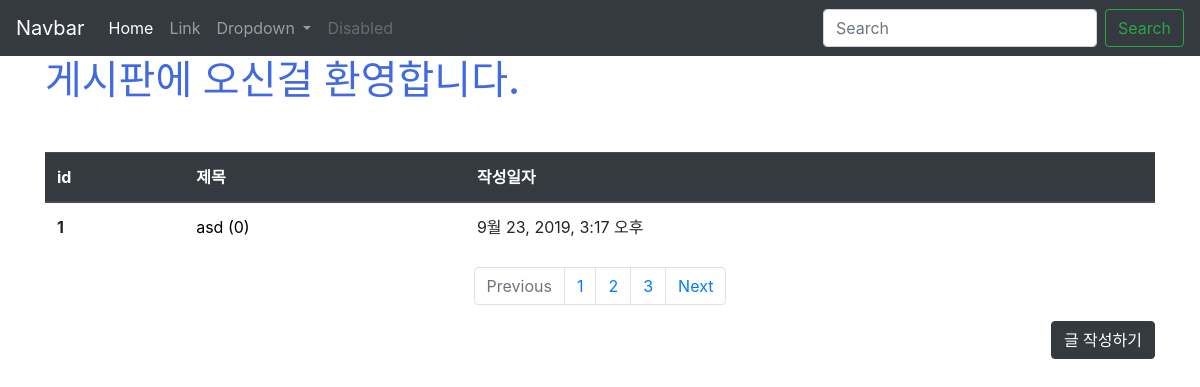
The app's page /articles/ with its own data.
### articles/models.py (models this page shows, shortened)
class Article(models.Model):    # models.Model 을 상속 받는 형식으로 쓴다. ~.~.get()으로 앞으로 데이터 사용하는게 여기 들어있거든
    title = models.CharField(max_length=10)  # 기사의 제목을 변수값으로 가지는데 그것은 캐릭터 필드이다. (일종의 스키마를 정의하는거야)
    content = models.TextField()
    image = models.ImageField(blank=True)
    image_thumbnail = ImageSpecField(
        processors=[ResizeToFill(300, 300)],
        format='JPEG',
        options={'quality':80},
    )
    created_at = models.DateTimeField(auto_now_add=True)
    updated_at = models.DateTimeField(auto_now=True)      # 이런식으로 다양한 필드 생성 가능. 다 쓰고나서

### articles/views.py (the view)
# urls.py: path('',views.index, name='index'),
def index(request):
    articles = Article.objects.order_by('-id') # 작성
    embed()
    context = {
        'articles': articles
    }
    return render(request, 'articles/index.html', context)

### articles/templates/articles/index.html
{% extends 'articles/base.html' %}
{% load static %}
{% block css %}
<link rel="stylesheet" href="{% static 'articles/style.css' %}">
{% endblock %}
{% block body %}
<h1 class="title">게시판에 오신걸 환영합니다.</h1>
<table class="table mt-5">
  <thead class="thead-dark">
    <tr>
      <th scope="col">id</th>
      <th scope="col">제목</th>
      <th scope="col">작성일자</th>
    </tr>
  </thead>
  <tbody>
    {% for article in articles %}
    <tr>
      <th scope="row">{{article.id}}</th>
      <td><a href="{% url 'articles:detail' article.pk%}" style="color:black; text-decoration: none;">{{article.title}} ({{article.comment_set.all.count}})</a></td>
      <td>{{article.created_at}}</td>
    </tr>
    {% endfor %}
  </tbody>
</table>
<nav aria-label="Page navigation example">
  <ul class="pagination justify-content-center">
    <li class="page-item disabled">
      <a class="page-link" href="#" tabindex="-1" aria-disabled="true">Previous</a>
    </li>
    <li class="page-item"><a class="page-link" href="#">1</a></li>
    <li class="page-item"><a class="page-link" href="#">2</a></li>
    <li class="page-item"><a class="page-link" href="#">3</a></li>
    <li class="page-item">
      <a class="page-link" href="#">Next</a>
    </li>
  </ul>
</nav>
<div class="d-flex justify-content-end">
    <a class="btn btn-dark " href="{% url 'articles:create' %}" role="button">글 작성하기</a>
</div>
  {% endblock %}

### articles/static/articles/style.css (style rules this page uses)
.title { color: royalblue }

### records on screen
Article: id "1", title "asd", comment_set.all.count "0", created_at "9월 23, 2019, 3:17 오후"
